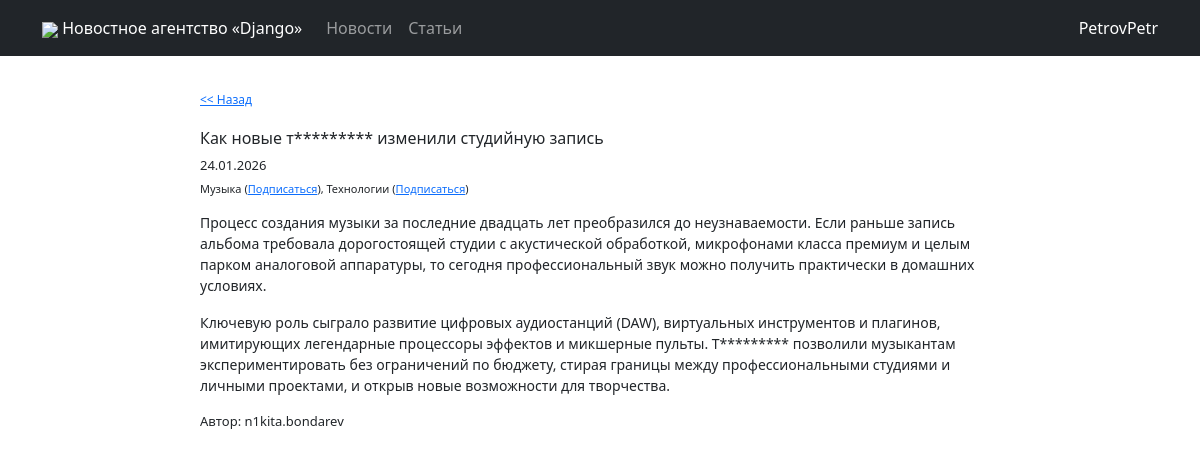
Page /articles/2 (signed in) on the committed database.
### news/models.py (models this page shows, shortened)
class Post(models.Model):
    news = 'NE'
    article = 'AR'
    POST_TYPES = [
        (news, 'Новость'),
        (article, 'Статья'),
    ]
    author = models.ForeignKey(Author, on_delete=models.CASCADE)
    post_type = models.CharField(max_length=2, choices=POST_TYPES)
    created_at = models.DateTimeField(auto_now_add=True)
    title = models.CharField(max_length=255)
    text = models.TextField()
    rating = models.IntegerField(default=0)
    categories = models.ManyToManyField(Category, through="PostCategory")

class Author(models.Model):
    user = models.OneToOneField(User, on_delete=models.CASCADE)
    rating = models.IntegerField(default=0)

### news/views.py (the view)
# urls.py: path('<int:pk>', NewsInfo.as_view(), name="articles_info"),
class NewsInfo(DetailView):
    model = Post
    post_type = None
    template_name = None
    context_object_name = None
    def setup(self, request, *args, **kwargs):
        super().setup(request, *args, **kwargs)
        self.post_type = re.findall(r'(news|articles)', request.path)[0] if kwargs.get("post_type") is None else kwargs.get("post_type")
        self.template_name = f'{self.post_type}/info.html'
        self.context_object_name = self.post_type.__str__()
    def get_queryset(self):
        queryset = super().get_queryset()
        queryset = queryset.filter(
            post_type='NE' if self.post_type == "news" else "AR"
        )
        return queryset
    def get_context_data(self, **kwargs):
        obj = self.get_object()
        context = super().get_context_data(**kwargs)
        context['text'] = obj.text.split("\n")
        categories = PostCategory.objects.filter(post=obj)
        categories_subscribes = [
            user_category.category
            for user_category in UserCategory.objects.filter(
                user=self.request.user,
                category__in=[cat.category for cat in categories]
            )
        ]
        categories_text = []
        for category_item in categories:
            is_subscribed = category_item.category in categories_subscribes
            url = (f'<a href="/{"unsubscribe" if is_subscribed else "subscribe"}_category/{category_item.category.id}/?return_to={self.request.path}">'
                   f'{"Отписаться" if is_subscribed else "Подписаться"}</a>')
            categories_text.append(f"{category_item.category.name} ({url})")
        context['category_names'] = ", ".join(categories_text)
        context['is_author'] = self.object.author.user == self.request.user
        return context

### main_app/templatetags/custom_filters.py (called while the page is built)
@register.filter
def censor(value):
    value_split = value.split()
    for index, value_str in enumerate(value_split):
        if value_str.lower() in forbidden_words:
            value_split[index] = value_str[0] + "*" * (len(value_str) - 1)
    return " ".join(value_split)

### templates/articles/info.html (shortened to what this page needs)
{% extends 'flatpages/default.html' %}
{% load custom_filters %}
{% block content %}
    <div style="margin: 35px auto; width: 800px; text-align: left;">
        <div style="font-size: 12px; margin-bottom: 20px;"><a href="/articles"><< Назад</a>
        </div>
        <div>
            <h1 style="font-size: 16px">{{ articles.title|censor }}</h1>
            <p style="font-size: 13px; margin-bottom: 5px">{{ articles.created_at|date:'d.m.Y' }}</p>
            <p style="font-size: 11px; margin-bottom: 15px">{{ category_names|safe }}</p>
            {% for text_block in text %}
                <p style="font-size: 14px">{{ text_block|censor }}</p>
            {% endfor %}
            <p style="font-size: 13px; margin-bottom: 15px">Автор: {{ articles.author.user.username }}</p>
        </div>
    </div>
{% endblock content %}

### templates/flatpages/default.html (shortened to what this page needs)
<!DOCTYPE html>
<html lang="en">
    <head>
        {% load static %}
        <link href="{% static 'css/styles.css' %}" rel="stylesheet" />
    </head>
    <body>
        <nav class="navbar navbar-expand-lg navbar-dark bg-dark static-top">
           <div class="container">
               <a class="navbar-brand" href="/"><img src="{% static 'img/django_icon.png' %}" style="width: 30px"> Новостное агентство «Django»</a>
               <div class="collapse navbar-collapse" id="navbarResponsive">
                   <ul class="navbar-nav ml-auto">
                       <li class="nav-item active" style="display: flex;">
                           <a class="nav-link" href="/news">Новости</a>
                           <a class="nav-link" href="/articles">Статьи</a>
                       </li>
                   </ul>
               </div>
               {% if user.is_authenticated %}
                    <a href="/accounts/profile" class="profile-button">{{ user.username }}</a>
               {% else %}
                    <a href="/accounts/login" class="profile-button">Войти</a>
               {% endif %}
           </div>
</nav>
        <div class="container">
           <div class="row">
               <div class="col-lg-12 text-center">
                   {% block content %}{% endblock content %}
               </div>
           </div>
        </div>
    </body>
</html>

### rows in the picture
Post: title|censor "Как новые т********* изменили студийную запись", created_at "24.01.2026", author.user.username "n1kita.bondarev"

### other values in the picture
{{ user.username }} "PetrovPetr"
{{ category_names|safe }} "Музыка ( Подписаться ), Технологии ( Подписаться )"
